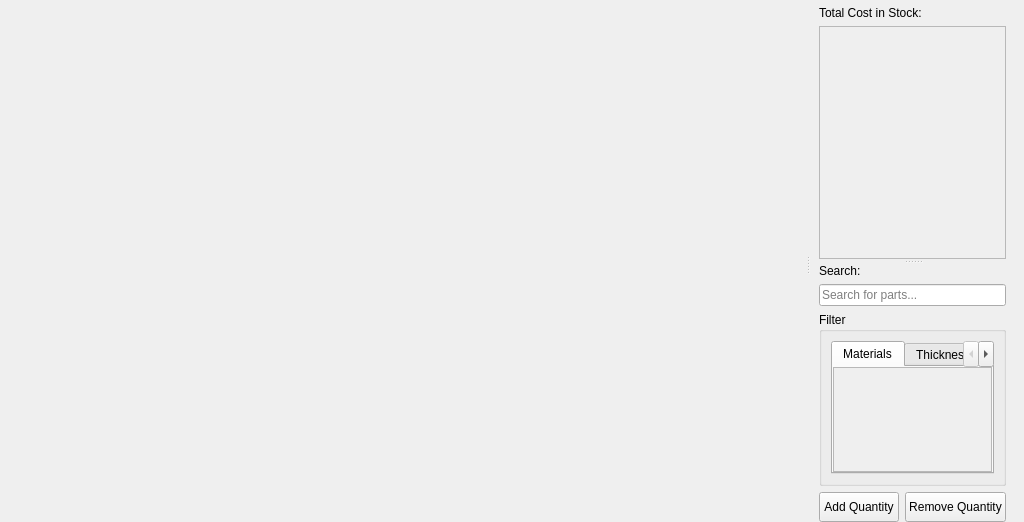
<?xml version="1.0" encoding="UTF-8"?>
<ui version="4.0">
 <class>Form</class>
 <widget class="QWidget" name="Form">
  <property name="geometry">
   <rect>
    <x>0</x>
    <y>0</y>
    <width>1024</width>
    <height>522</height>
   </rect>
  </property>
  <property name="windowTitle">
   <string>Form</string>
  </property>
  <layout class="QHBoxLayout" name="horizontalLayout_2">
   <property name="spacing">
    <number>0</number>
   </property>
   <property name="leftMargin">
    <number>0</number>
   </property>
   <property name="topMargin">
    <number>6</number>
   </property>
   <property name="rightMargin">
    <number>9</number>
   </property>
   <property name="bottomMargin">
    <number>0</number>
   </property>
   <item>
    <widget class="QSplitter" name="splitter_2">
     <property name="orientation">
      <enum>Qt::Horizontal</enum>
     </property>
     <property name="handleWidth">
      <number>5</number>
     </property>
     <widget class="QWidget" name="layoutWidget">
      <layout class="QVBoxLayout" name="verticalLayout_11" stretch="0">
       <property name="rightMargin">
        <number>9</number>
       </property>
       <item>
        <spacer name="horizontalSpacer">
         <property name="orientation">
          <enum>Qt::Horizontal</enum>
         </property>
         <property name="sizeType">
          <enum>QSizePolicy::Maximum</enum>
         </property>
         <property name="sizeHint" stdset="0">
          <size>
           <width>2000</width>
           <height>20</height>
          </size>
         </property>
        </spacer>
       </item>
      </layout>
     </widget>
     <widget class="QWidget" name="verticalWidget_2" native="true">
      <property name="maximumSize">
       <size>
        <width>16777215</width>
        <height>16777215</height>
       </size>
      </property>
      <layout class="QVBoxLayout" name="verticalLayout_9">
       <property name="leftMargin">
        <number>9</number>
       </property>
       <property name="topMargin">
        <number>0</number>
       </property>
       <property name="rightMargin">
        <number>9</number>
       </property>
       <property name="bottomMargin">
        <number>0</number>
       </property>
       <item>
        <widget class="QSplitter" name="splitter">
         <property name="orientation">
          <enum>Qt::Vertical</enum>
         </property>
         <property name="handleWidth">
          <number>5</number>
         </property>
         <widget class="QWidget" name="verticalLayoutWidget">
          <layout class="QVBoxLayout" name="verticalLayout_6">
           <item>
            <widget class="QLabel" name="label_4">
             <property name="text">
              <string>Total Cost in Stock:</string>
             </property>
            </widget>
           </item>
           <item>
            <widget class="QScrollArea" name="scrollArea_3">
             <property name="minimumSize">
              <size>
               <width>0</width>
               <height>200</height>
              </size>
             </property>
             <property name="widgetResizable">
              <bool>true</bool>
             </property>
             <widget class="QWidget" name="scrollAreaWidgetContents_3">
              <property name="geometry">
               <rect>
                <x>0</x>
                <y>0</y>
                <width>173</width>
                <height>235</height>
               </rect>
              </property>
              <layout class="QVBoxLayout" name="verticalLayout_21">
               <property name="leftMargin">
                <number>0</number>
               </property>
               <property name="topMargin">
                <number>0</number>
               </property>
               <property name="rightMargin">
                <number>0</number>
               </property>
               <property name="bottomMargin">
                <number>0</number>
               </property>
               <item>
                <layout class="QVBoxLayout" name="verticalLayout_17">
                 <item>
                  <layout class="QGridLayout" name="gridLayout_laser_cut_parts_summary">
                   <property name="horizontalSpacing">
                    <number>0</number>
                   </property>
                  </layout>
                 </item>
                </layout>
               </item>
               <item>
                <spacer name="verticalSpacer_2">
                 <property name="orientation">
                  <enum>Qt::Vertical</enum>
                 </property>
                 <property name="sizeHint" stdset="0">
                  <size>
                   <width>20</width>
                   <height>40</height>
                  </size>
                 </property>
                </spacer>
               </item>
              </layout>
             </widget>
            </widget>
           </item>
          </layout>
         </widget>
         <widget class="QWidget" name="layoutWidget">
          <layout class="QVBoxLayout" name="verticalLayout_parts_filter">
           <item>
            <widget class="QLabel" name="label_16">
             <property name="text">
              <string>Search:</string>
             </property>
             <property name="buddy">
              <cstring>lineEdit_search_parts_in_inventory</cstring>
             </property>
            </widget>
           </item>
           <item>
            <widget class="QLineEdit" name="lineEdit_search_parts_in_inventory">
             <property name="placeholderText">
              <string>Search for parts...</string>
             </property>
             <property name="clearButtonEnabled">
              <bool>true</bool>
             </property>
            </widget>
           </item>
           <item>
            <widget class="QGroupBox" name="groupBox">
             <property name="title">
              <string>Filter</string>
             </property>
             <layout class="QVBoxLayout" name="verticalLayout_10">
              <item>
               <widget class="QTabWidget" name="tabWidget_filter">
                <property name="maximumSize">
                 <size>
                  <width>16777215</width>
                  <height>16777215</height>
                 </size>
                </property>
                <property name="styleSheet">
                 <string notr="true">QWidget#tab_materials{
	background-color: rgba(25, 25, 25, 200); 
}
QWidget#tab_thicknesses{
	background-color: rgba(25, 25, 25, 200); 
}</string>
                </property>
                <property name="currentIndex">
                 <number>0</number>
                </property>
                <widget class="QWidget" name="tab_materials">
                 <attribute name="title">
                  <string>Materials</string>
                 </attribute>
                 <layout class="QVBoxLayout" name="verticalLayout_2">
                  <property name="spacing">
                   <number>0</number>
                  </property>
                  <property name="leftMargin">
                   <number>0</number>
                  </property>
                  <property name="topMargin">
                   <number>0</number>
                  </property>
                  <property name="rightMargin">
                   <number>0</number>
                  </property>
                  <property name="bottomMargin">
                   <number>0</number>
                  </property>
                  <item>
                   <widget class="QScrollArea" name="scrollArea">
                    <property name="widgetResizable">
                     <bool>true</bool>
                    </property>
                    <widget class="QWidget" name="scrollAreaWidgetContents">
                     <property name="geometry">
                      <rect>
                       <x>0</x>
                       <y>0</y>
                       <width>147</width>
                       <height>107</height>
                      </rect>
                     </property>
                     <layout class="QVBoxLayout" name="verticalLayout_4">
                      <item>
                       <layout class="QGridLayout" name="gridLayout_materials"/>
                      </item>
                     </layout>
                    </widget>
                   </widget>
                  </item>
                 </layout>
                </widget>
                <widget class="QWidget" name="tab_thicknesses">
                 <attribute name="title">
                  <string>Thicknesses</string>
                 </attribute>
                 <layout class="QVBoxLayout" name="verticalLayout_3">
                  <property name="spacing">
                   <number>0</number>
                  </property>
                  <property name="leftMargin">
                   <number>0</number>
                  </property>
                  <property name="topMargin">
                   <number>0</number>
                  </property>
                  <property name="rightMargin">
                   <number>0</number>
                  </property>
                  <property name="bottomMargin">
                   <number>0</number>
                  </property>
                  <item>
                   <widget class="QScrollArea" name="scrollArea_2">
                    <property name="maximumSize">
                     <size>
                      <width>16777215</width>
                      <height>16777215</height>
                     </size>
                    </property>
                    <property name="widgetResizable">
                     <bool>true</bool>
                    </property>
                    <widget class="QWidget" name="scrollAreaWidgetContents_2">
                     <property name="geometry">
                      <rect>
                       <x>0</x>
                       <y>0</y>
                       <width>147</width>
                       <height>107</height>
                      </rect>
                     </property>
                     <layout class="QVBoxLayout" name="verticalLayout_5">
                      <item>
                       <layout class="QGridLayout" name="gridLayout_thicknesses"/>
                      </item>
                     </layout>
                    </widget>
                   </widget>
                  </item>
                 </layout>
                </widget>
               </widget>
              </item>
             </layout>
            </widget>
           </item>
           <item>
            <layout class="QHBoxLayout" name="horizontalLayout">
             <item>
              <widget class="QPushButton" name="pushButton_add_quantity">
               <property name="minimumSize">
                <size>
                 <width>0</width>
                 <height>30</height>
                </size>
               </property>
               <property name="text">
                <string>Add Quantity</string>
               </property>
              </widget>
             </item>
             <item>
              <widget class="QPushButton" name="pushButton_remove_quantity">
               <property name="minimumSize">
                <size>
                 <width>0</width>
                 <height>30</height>
                </size>
               </property>
               <property name="text">
                <string>Remove Quantity</string>
               </property>
              </widget>
             </item>
            </layout>
           </item>
          </layout>
         </widget>
        </widget>
       </item>
      </layout>
     </widget>
    </widget>
   </item>
  </layout>
 </widget>
 <tabstops>
  <tabstop>lineEdit_search_parts_in_inventory</tabstop>
  <tabstop>scrollArea_2</tabstop>
  <tabstop>pushButton_add_quantity</tabstop>
  <tabstop>pushButton_remove_quantity</tabstop>
  <tabstop>scrollArea_3</tabstop>
  <tabstop>scrollArea</tabstop>
  <tabstop>tabWidget_filter</tabstop>
 </tabstops>
 <resources/>
 <connections/>
</ui>
